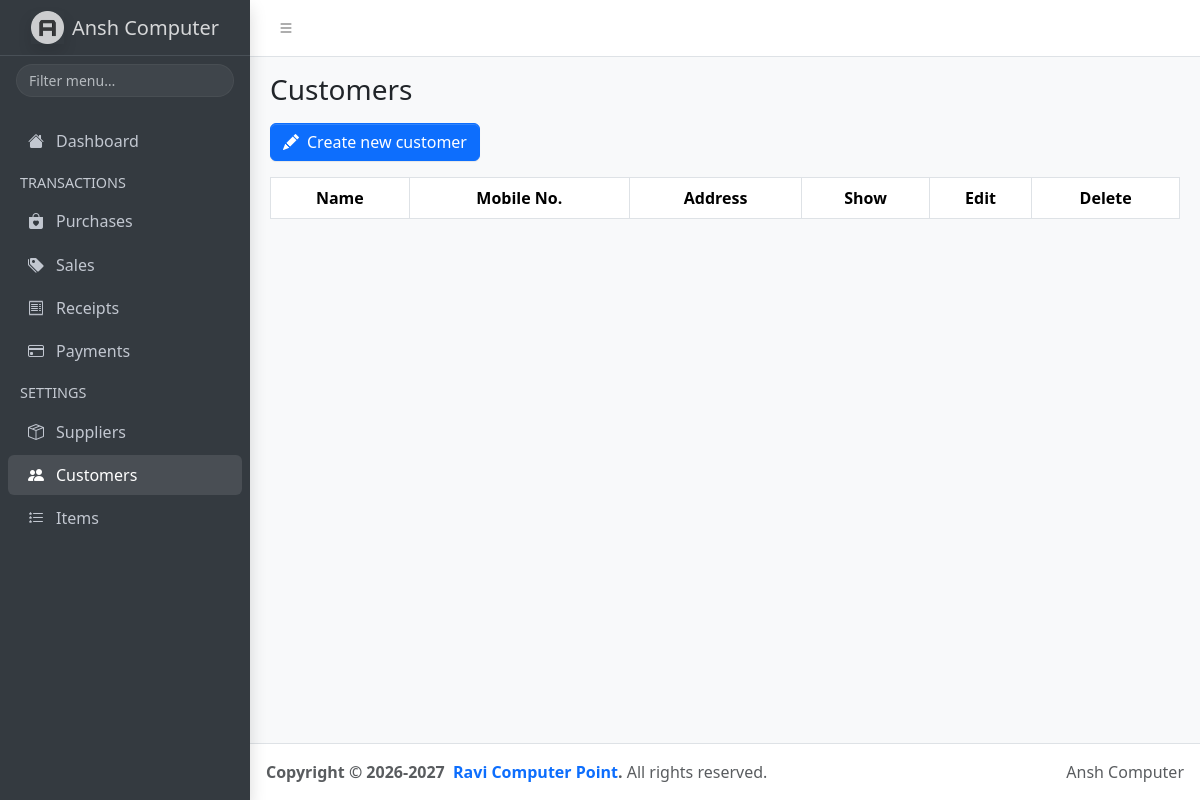
The app's page /customers/index.php, older data.
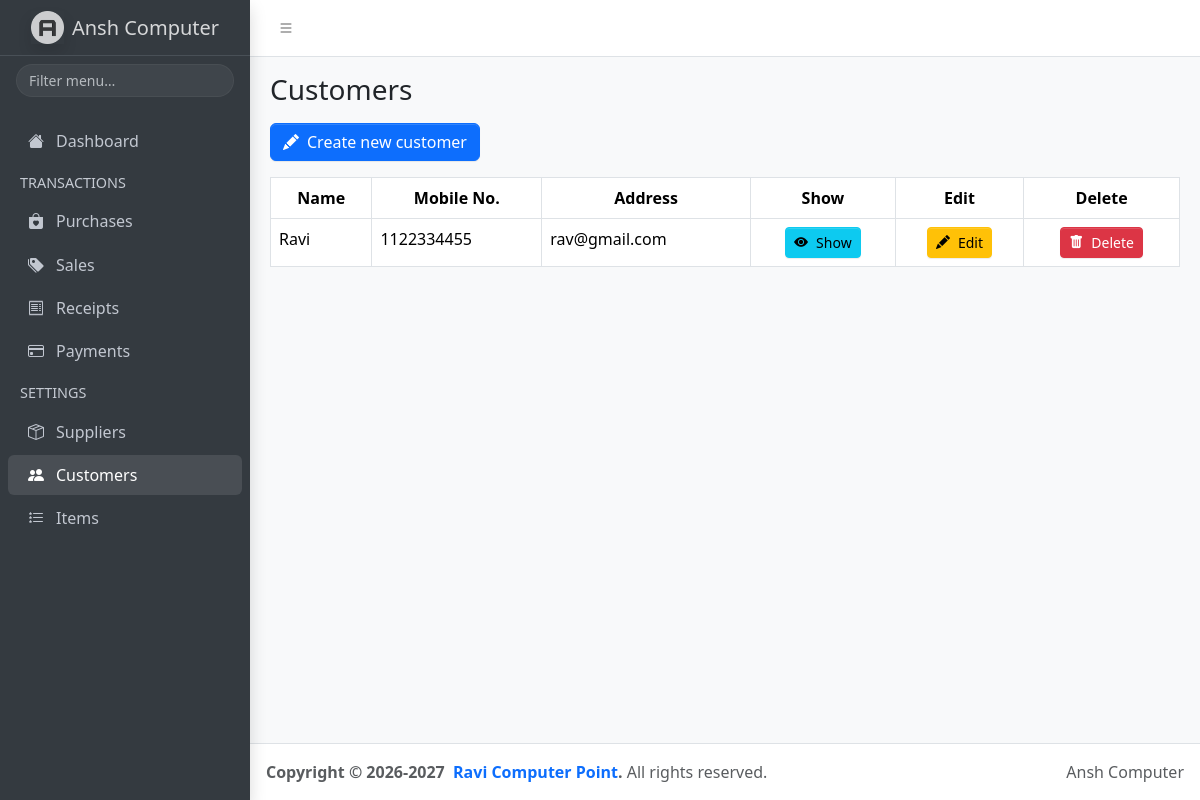
The same page, newer data.
### tables this page shows
CREATE TABLE `customers` (
  `id` int(11) NOT NULL,
  `name` varchar(50) NOT NULL,
  `mobile_no` varchar(10) DEFAULT NULL,
  `address` varchar(50) DEFAULT NULL
);

### customers/index.php (the view, shortened to what this page needs)
<?php
    include('../includes/header.php');
    include('../db_config.php');
?>
<a href="create.php" class="btn btn-primary">
    <i class="bi bi-pencil-fill me-2"></i>Create new customer
</a>
<table class="table table-bordered my-3" id="table">
    <thead>
        <tr class="text-center">
            <th>Name</th>
            <th>Mobile No.</th>
            <th>Address</th>
            <th>Show</th>
            <th>Edit</th>
            <th>Delete</th>
        </tr>
    </thead>
    <tbody>
        <?php
            $customers = mysqli_query($conn, "select * from customers");
        ?>
        <?php while($customer = mysqli_fetch_assoc($customers)): ?>
            <tr>
                <td><?php echo $customer['name'] ?></td>
                <td><?php echo $customer['mobile_no'] ?></td>
                <td><?php echo $customer['address'] ?></td>
                <td class="text-center">
                    <a href="show.php?id=<?php echo $customer['id'] ?>" class="btn btn-info btn-sm">
                        <i class="bi bi-eye-fill me-2"></i>Show
                    </a>
                </td>
                <td class="text-center">
                    <a href="edit.php?id=<?php echo $customer['id'] ?>" class="btn btn-warning btn-sm">
                        <i class="bi bi-pencil-fill me-2"></i>Edit
                    </a>
                </td>
                <td class="text-center">
                    <form action="delete.php" method="POST" onsubmit="return confirm('Do you really want to delete?');">
                        <button type="submit" class="btn btn-danger btn-sm">
                            <i class="bi bi-trash-fill me-2"></i>Delete
                        </button>
                    </form>
                </td>
            </tr>
        <?php endwhile; ?>
    </tbody>
</table>
<?php include('../includes/footer.php'); ?>

Row changes from the older to the newer data that the page shows:
added customers: name "Ravi", mobile_no "1122334455", address "rav@gmail.com"
